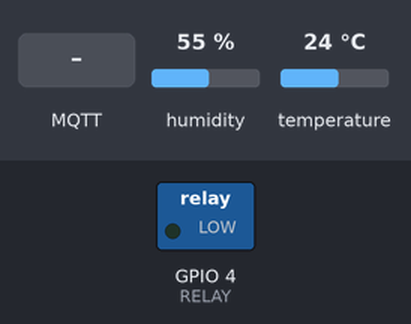
Simulated run of this sketch. Board: ESP32. On the bench: switched loads named in the sketch (green lamp = pin HIGH). The inputs (shaded band) are chosen by the test bench; at power-on: humidity 55 %, temperature 24 °C. WiFi joins after 1.5 s; servers stay silent unless stated; no MQTT or app messages arrive unless stated; what the sketch prints to the serial monitor is not drawn.

Above: at 2.7 s.
2.8 s: MQTT message "0" arrives on the first subscribed topic
At 4.4 s:
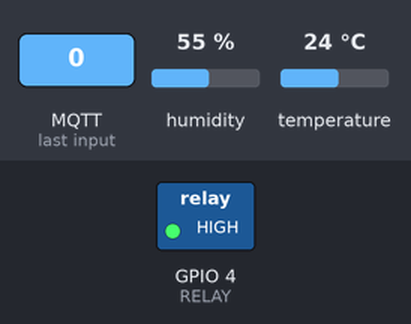
5.1 s: MQTT message "1" arrives on the first subscribed topic
At 6.8 s:
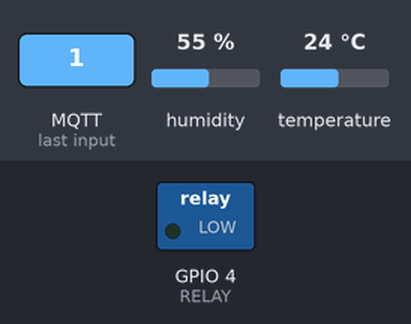
Timing chart, 0 to 8.3 s (numbered marks = the images above; inputs shaded):
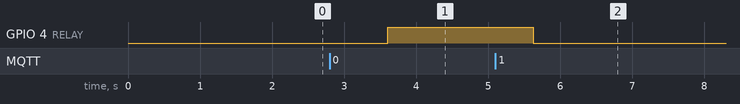

Measured:
- after the input at 2.8 s, GPIO 4 (RELAY): LOW → HIGH after 0.80 s
- after the input at 5.1 s, GPIO 4 (RELAY): HIGH → LOW after 0.53 s

The sketch:

5_aws_iot_relay.ino
```cpp
// (licence header left out)
#include <DHT.h>
#include <WiFiClientSecure.h>
#include <MQTTClient.h>
#include <ArduinoJson.h>
#include "WiFi.h"
#include "secrets.h"

// The MQTT topics that this device should publish/subscribe
#define AWS_IOT_PUBLISH_TOPIC "thynklabs/temperature/group/1"
#define AWS_IOT_SUBSCRIBE_TOPIC "thynklabs/relay/group/1"
#define DHTPIN 27     // GPIO pin connected to DHT11 data pin
#define DHTTYPE DHT11
DHT dht(DHTPIN, DHTTYPE);

#define RELAY 4

WiFiClientSecure net = WiFiClientSecure();
MQTTClient client = MQTTClient(256);

void connectAWS() {
  WiFi.mode(WIFI_STA);
  WiFi.begin(WIFI_SSID, WIFI_PASSWORD);
  pinMode(RELAY,OUTPUT);

  Serial.println("Connecting to Wi-Fi");

  while (WiFi.status() != WL_CONNECTED) {
    delay(500);
    Serial.print(".");
  }

  // Configure WiFiClientSecure to use the AWS IoT device credentials
net.setCACert(AWS_CERT_CA);
net.setCertificate(AWS_CERT_CRT);
net.setPrivateKey(AWS_CERT_PRIVATE);


  // Connect to the MQTT broker on the AWS endpoint we defined earlier
  client.begin(AWS_IOT_ENDPOINT, 8883, net);

  // Create a message handler
  client.onMessage(messageHandler);

  Serial.print("Connecting to AWS IOT");

  while (!client.connect(THINGNAME)) {
    Serial.print(".");
    delay(100);
  }

  if (!client.connected()) {
    Serial.println("AWS IoT Timeout!");
    return;
  }

  // Subscribe to a topic
  client.subscribe(AWS_IOT_SUBSCRIBE_TOPIC);

  Serial.println("AWS IoT Connected!");
}

// Publish Message function here

void publishMessage()
{
  StaticJsonDocument<200> doc;
  doc["temperature"] = String(dht.readTemperature());
  doc["humidity"] =String(dht.readHumidity());
  char jsonBuffer[512];
  serializeJson(doc, jsonBuffer); // print to client

  client.publish(AWS_IOT_PUBLISH_TOPIC, jsonBuffer);
}


void messageHandler(String &topic, String &payload) {
  Serial.println("incoming: " + topic + " - " + payload);
  if(payload=="0"){
    digitalWrite(RELAY,HIGH);
  }
  else if(payload=="1")
  {
    digitalWrite(RELAY,LOW);
  }
  //  StaticJsonDocument<200> doc;
  //  deserializeJson(doc, payload);
  //  const char* message = doc["message"];
}

void setup() {
  Serial.begin(115200);
  connectAWS();
  dht.begin();
}

void loop() {
  // Publish Message Every second
  publishMessage();
  client.loop();
  delay(1000);
}
```

secrets.h
```cpp
// (licence header left out)
#include <pgmspace.h>

#define THINGNAME "group_1"

const char WIFI_SSID[] = "Test";
const char WIFI_PASSWORD[] = "Test1234";
const char AWS_IOT_ENDPOINT[]= "aynomhw2tgffs-ats.iot.ap-south-1.amazonaws.com";

// Amazon Root CA 1
static const char AWS_CERT_CA[] PROGMEM = R"EOF(
-----BEGIN CERTIFICATE-----
MIIDQTCCAimgAwIBAgITBmyfz5m/jAo54vB4ikPmljZbyjANBgkqhkiG9w0BAQsF
ADA5MQswCQYDVQQGEwJVUzEPMA0GA1UEChMGQW1hem9uMRkwFwYDVQQDExBBbWF6
b24gUm9vdCBDQSAxMB4XDTE1MDUyNjAwMDAwMFoXDTM4MDExNzAwMDAwMFowOTEL
MAkGA1UEBhMCVVMxDzANBgNVBAoTBkFtYXpvbjEZMBcGA1UEAxMQQW1hem9uIFJv
b3QgQ0EgMTCCASIwDQYJKoZIhvcNAQEBBQADggEPADCCAQoCggEBALJ4gHHKeNXj
ca9HgFB0fW7Y14h29Jlo91ghYPl0hAEvrAIthtOgQ3pOsqTQNroBvo3bSMgHFzZM
9O6II8c+6zf1tRn4SWiw3te5djgdYZ6k/oI2peVKVuRF4fn9tBb6dNqcmzU5L/qw
IFAGbHrQgLKm+a/sRxmPUDgH3KKHOVj4utWp+UhnMJbulHheb4mjUcAwhmahRWa6
VOujw5H5SNz/0egwLX0tdHA114gk957EWW67c4cX8jJGKLhD+rcdqsq08p8kDi1L
93FcXmn/6pUCyziKrlA4b9v7LWIbxcceVOF34GfID5yHI9Y/QCB/IIDEgEw+OyQm
jgSubJrIqg0CAwEAAaNCMEAwDwYDVR0TAQH/BAUwAwEB/zAOBgNVHQ8BAf8EBAMC
AYYwHQYDVR0OBBYEFIQYzIU07LwMlJQuCFmcx7IQTgoIMA0GCSqGSIb3DQEBCwUA
A4IBAQCY8jdaQZChGsV2USggNiMOruYou6r4lK5IpDB/G/wkjUu0yKGX9rbxenDI
U5PMCCjjmCXPI6T53iHTfIUJrU6adTrCC2qJeHZERxhlbI1Bjjt/msv0tadQ1wUs
N+gDS63pYaACbvXy8MWy7Vu33PqUXHeeE6V/Uq2V8viTO96LXFvKWlJbYK8U90vv
o/ufQJVtMVT8QtPHRh8jrdkPSHCa2XV4cdFyQzR1bldZwgJcJmApzyMZFo6IQ6XU
5MsI+yMRQ+hDKXJioaldXgjUkK642M4UwtBV8ob2xJNDd2ZhwLnoQdeXeGADbkpy
rqXRfboQnoZsG4q5WTP468SQvvG5
-----END CERTIFICATE-----
)EOF";

// Device Certificate
static const char AWS_CERT_CRT[] PROGMEM = R"KEY(
-----BEGIN CERTIFICATE-----
MIIDWjCCAkKgAwIBAgIVAPOvpzVttyjKvXrQqZ/UYrWiBDYSMA0GCSqGSIb3DQEB
CwUAME0xSzBJBgNVBAsMQkFtYXpvbiBXZWIgU2VydmljZXMgTz1BbWF6b24uY29t
IEluYy4gTD1TZWF0dGxlIFNUPVdhc2hpbmd0b24gQz1VUzAeFw0yMzA0MTMwODA2
MjdaFw00OTEyMzEyMzU5NTlaMB4xHDAaBgNVBAMME0FXUyBJb1QgQ2VydGlmaWNh
dGUwggEiMA0GCSqGSIb3DQEBAQUAA4IBDwAwggEKAoIBAQD6JaPX+YW5Cb+XVvMe
MbnLg+46lCK7JqL7S7ONes1D0wrmxJer0q/W5+PupHMhqGE+0ueFZ5BKy+lkvIAs
LGJmnXvo7QSkVmatnUl8WThPKdZ7NuflA7ILoCx70kgfG4QhISuiUNYZ1K/SUA2q
Utwr9vbB0ggf0yr3MwJu5K09fXCp9xnRH+QUm/KDxQOe1UnEDU55ShagviV8mDGg
c2hyS+gs/BI2wxdmMXCeQz7dYvjdBON0YX2FVmuvr/DHm7iroqNCkDg8/KiZ0tZY
in8vSY6dzTTTSeLwHpiX7XDE0tinMBDju7GLQMSwog3mUKluDohzrVCB0yhn9Yya
NbLVAgMBAAGjYDBeMB8GA1UdIwQYMBaAFHKzjw6JdwyRAZY9q+37QQEkj9xTMB0G
A1UdDgQWBBQeCTRXmRb/sv88vfBI4EsqJpFN7DAMBgNVHRMBAf8EAjAAMA4GA1Ud
DwEB/wQEAwIHgDANBgkqhkiG9w0BAQsFAAOCAQEAKAHh9HqdrViI7SyBd6NyeKiW
g3ITNl30DBV78wcC7qUcB4PaWqEmSzuVWRxfhaY4NbejA1sio0zbvsEeteNs856W
gMZV9dOTyEFZX40cvaJLDyyIbKEYfx8iU0cxBzojRomVRRSjsek/7lcOOsYVrSWZ
tthOI5iMDSe92887O83wBwiXg3iv/PKQ3nmhR5+9HaIim827lVs7e+sYoDqv6fo3
3U4/UjBz7ber/99eEZtjeHbaRbECTivd6YwS2LBs1enegZDUc7b8W3j8n/xL2KQN
c6qy3r693Gr4maF1ZtULIwZ1XrhMuYx0cKxmKBZPR8A452XtNB3OzkTQlcqpQg==
-----END CERTIFICATE-----
)KEY";

// Device Private Key
static const char AWS_CERT_PRIVATE[] PROGMEM = R"KEY(
-----BEGIN RSA PRIVATE KEY-----
MIIEpAIBAAKCAQEA+iWj1/mFuQm/l1bzHjG5y4PuOpQiuyai+0uzjXrNQ9MK5sSX
q9Kv1ufj7qRzIahhPtLnhWeQSsvpZLyALCxiZp176O0EpFZmrZ1JfFk4TynWezbn
5QOyC6Ase9JIHxuEISErolDWGdSv0lANqlLcK/b2wdIIH9Mq9zMCbuStPX1wqfcZ
0R/kFJvyg8UDntVJxA1OeUoWoL4lfJgxoHNockvoLPwSNsMXZjFwnkM+3WL43QTj
dGF9hVZrr6/wx5u4q6KjQpA4PPyomdLWWIp/L0mOnc0000ni8B6Yl+1wxNLYpzAQ
47uxi0DEsKIN5lCpbg6Ic61QgdMoZ/WMmjWy1QIDAQABAoIBADmuREGg//zTCqLT
IexsevM60MwhLIELP7nCkvykvIBPQcxEuNSeGH3tqtl0gjfYo9PgvhI890DIFGFu
Nf/5nBcdaV0kilV6tuKBylgqGpnmg9aVqpNcbsnPfXJv4sGJjsY05+Ld0QDT0lck
roH/6VUZ9Xxr+gOcpeOql30KrgfnWEayuyo7deVovYptboVRQfS6vz5a/9C9iPrB
laLA+6IwEMb5b27nwgRIv3X739D0ODILsx5KZT6lsLmdSspMfLexA9YbkQzAVVP/
EfLsasBpj10PTfruRqyJmhLNjKWmE1MFtGKC/l6eefWfJvgWq3u+DjEiZjmrgDHz
8shZWmECgYEA/d+pr0ctD3G7ZRr1VSuLu75UQ2ru2MHVM3jNvGFHWH6IbQ0RP3MA
LQtH5rRfyH3C+Qk2gah4qR/p/Z8vu7pgxZb2lPHQPy1h+Hu1Cf8dencOP7ANr1Sr
BkvxJ8oZWVgpCQ/wEw18qpCQplvaZCLvPFN9XK0XS11qg83fbWf4ORcCgYEA/D38
nSPJ5qVW8rnNfz4H+YZjdjwf6g4dxQRKHNA0FdyG2kbo8/YwZrIBdmuGqt/Cia6b
eVfx/DjJizadrSFvaboL8gGdkJGLvtDuISbnbwWtSR/p41+DmEp1J67vnJZ+SsLe
1S1C8US8cO4JLYC+eApHR2+SPIBmCVZkGhvxzvMCgYAspBuuWpGt2Y3eJXNmWpXj
mYAvqqn9K3hV6LQkn+ZvxTAwHNAfnBU31nf6NVVyZ8rVB62x9vHgq1/13PwDwq4p
kHYjkrHPqidEDlyzOUzxr+WthUOixPydytTI7lyuvTXaBhdtAj4dr/X/ir9IRGxU
60lr9nPWKMMGEjlrf5DCWQKBgQDulCax7p7SBALIVAtVVbOvRHgg5d99vtpTdaov
tJH/N3VpUXaXAX1oNOeDPVLDnh7foQI29ILSAFhIz2C115EMnEceIH8KtU9LLUx+
mNB/xwvOxVuwjq/mRE6pOSIzpnhPeB/R3BycHVprKgoOOt5spbQjkhjsFrnsDQVj
WJkPFwKBgQCaSy+AfzrltYM1snShxyVPMZAW0p2YXI/JPMLq1HpfwLIgqWdwg/qG
DIednqqHtmzHUjzTf1X80Fg629Oipoo1A20UrYQvTQZglV7svAAucCgDml1y7OOF
93Xhh/VMiADHvc6boAwJT7ELwWUr96x0viz/IW6/a6M7+0Rh6efFGA==
-----END RSA PRIVATE KEY-----
)KEY";
```
